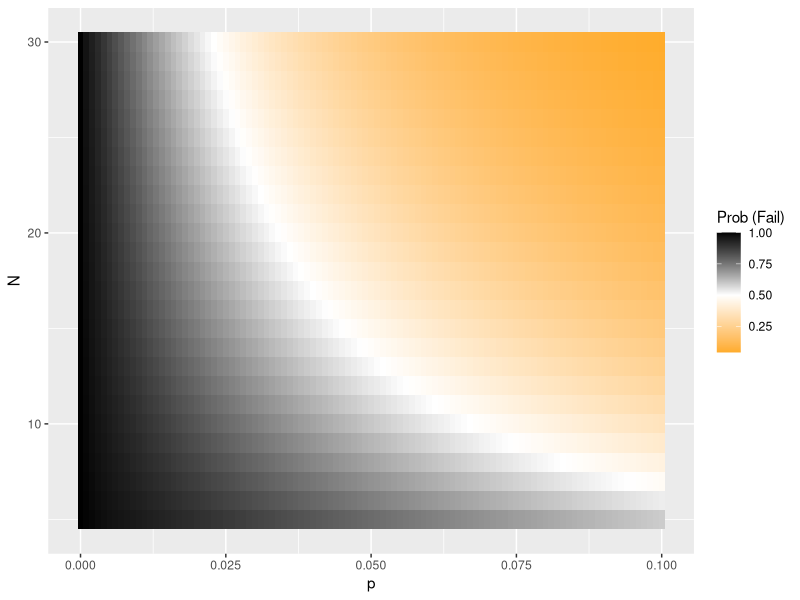
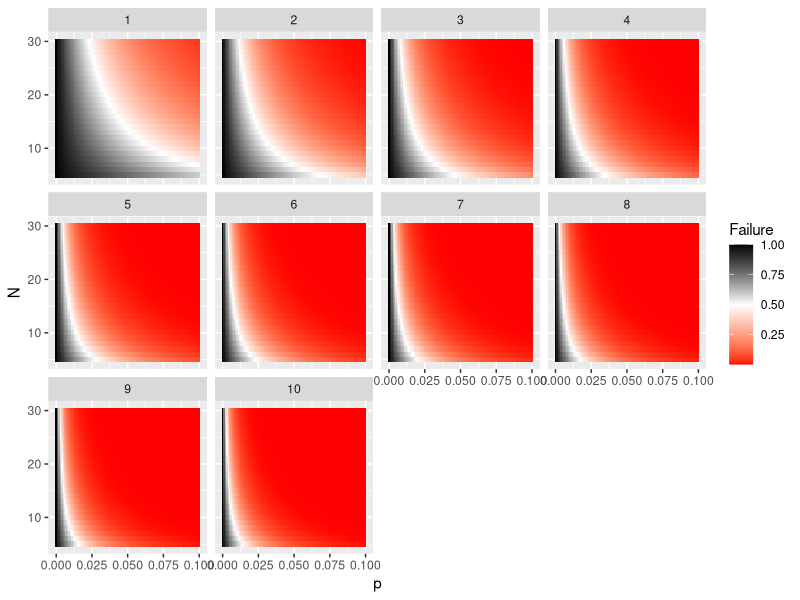

These figures' R source, in order:
library(tidyverse)

p <- seq(from = 0, to = 0.1, by=0.001)
N <- seq(from = 5, to = 30, by=1)

# Define the number of rows and columns
n_rows <- p
n_cols <- N

# Create a matrix where each element is the product of its row and column indices
matrix_product <- outer(n_rows, n_cols, FUN = function(row, col) (1 - row)^col) %>%
  round(3)

rownames(matrix_product) <- p
colnames(matrix_product) <- N


matrix_product

mat.df <- as.data.frame(matrix_product)
colnames(mat.df) <- paste("N =", colnames(mat.df))

mat.df <- mat.df %>% rownames_to_column()

# Convert to long format
mat.longer <- mat.df %>% 
  pivot_longer(cols = `N = 5`:`N = 30`, # Dynamically selects all numeric columns
               names_to = "N",
               values_to = "Prob (Fail)")

mat.longer$N <- str_replace_all(mat.longer$N, "N = ", "")

mat.longer <- mat.longer %>% rename(p = rowname)

# Ensure N is numeric (optional)
mat.longer <- mat.longer %>%
  mutate(p = as.numeric(p),
         N = as.numeric(N))

ggplot()+
  geom_tile(data = mat.longer,
            aes(x=p, y=N, fill= `Prob (Fail)`))+
  scale_fill_gradient2(low = "orange", 
                       mid = "white", 
                       high = "black",
                       midpoint = 0.5)
  
mat.longer$survey1 <- (mat.longer$`Prob (Fail)`)
mat.longer$survey2 <- (mat.longer$`Prob (Fail)`)^2
mat.longer$survey3 <- (mat.longer$`Prob (Fail)`)^3
mat.longer$survey4 <- (mat.longer$`Prob (Fail)`)^4
mat.longer$survey5 <- (mat.longer$`Prob (Fail)`)^5
mat.longer$survey6 <- (mat.longer$`Prob (Fail)`)^6
mat.longer$survey7 <- (mat.longer$`Prob (Fail)`)^7
mat.longer$survey8 <- (mat.longer$`Prob (Fail)`)^8
mat.longer$survey9 <- (mat.longer$`Prob (Fail)`)^9
mat.longer$survey10 <- (mat.longer$`Prob (Fail)`)^10

much.longer <- mat.longer %>%
  pivot_longer(cols = survey1:survey10,
               names_to = "Survey",
               values_to = "Failure")

much.longer$Survey <- str_replace_all(much.longer$Survey, "survey", "")
much.longer$Survey <- as.numeric(much.longer$Survey)


ggplot()+
  geom_tile(data = much.longer,
            aes(x=p, y=N, fill= Failure))+
  scale_fill_gradient2(low = "red", 
                       mid = "white", 
                       high = "black",
                       midpoint = 0.5)+
  facet_wrap(~Survey)


much.longer %>% group_by(Survey) %>% summarise(mean(Failure))
